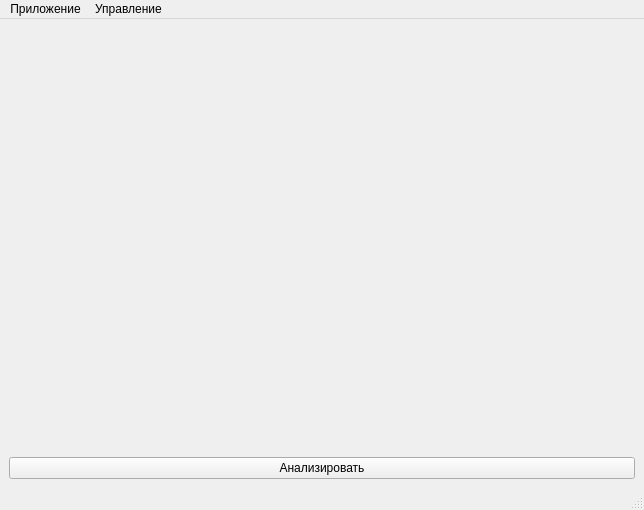
<?xml version="1.0" encoding="UTF-8"?>
<ui version="4.0">
 <class>MainWindow</class>
 <widget class="QMainWindow" name="MainWindow">
  <property name="geometry">
   <rect>
    <x>0</x>
    <y>0</y>
    <width>644</width>
    <height>510</height>
   </rect>
  </property>
  <property name="windowTitle">
   <string>Взаимодействие лекарственных препаратов</string>
  </property>
  <widget class="QWidget" name="centralwidget">
   <layout class="QGridLayout" name="gridLayout">
    <item row="0" column="0">
     <layout class="QVBoxLayout" name="verticalLayout_2">
      <item>
       <widget class="QWidget" name="widget" native="true"/>
      </item>
      <item>
       <layout class="QHBoxLayout" name="horizontalLayout">
        <item>
         <layout class="QVBoxLayout" name="verticalLayout">
          <item>
           <widget class="QPushButton" name="analysis_pb">
            <property name="text">
             <string>Анализировать</string>
            </property>
           </widget>
          </item>
         </layout>
        </item>
       </layout>
      </item>
     </layout>
    </item>
   </layout>
  </widget>
  <widget class="QMenuBar" name="menubar">
   <property name="geometry">
    <rect>
     <x>0</x>
     <y>0</y>
     <width>644</width>
     <height>22</height>
    </rect>
   </property>
   <widget class="QMenu" name="menuManage">
    <property name="title">
     <string>Управление</string>
    </property>
    <addaction name="actionRules"/>
    <addaction name="actionPreparations"/>
    <addaction name="actionProperties"/>
   </widget>
   <widget class="QMenu" name="menuApp">
    <property name="title">
     <string>Приложение</string>
    </property>
    <addaction name="actionInfo"/>
    <addaction name="actionLogout"/>
   </widget>
   <addaction name="menuApp"/>
   <addaction name="menuManage"/>
  </widget>
  <widget class="QStatusBar" name="statusbar"/>
  <action name="actionManage_users_2">
   <property name="text">
    <string>Manage users</string>
   </property>
  </action>
  <action name="actionManage_properties">
   <property name="text">
    <string>Manage properties</string>
   </property>
  </action>
  <action name="actionManage_rules">
   <property name="text">
    <string>Manage rules</string>
   </property>
  </action>
  <action name="actionInfo">
   <property name="text">
    <string>О приложении</string>
   </property>
  </action>
  <action name="actionLogout">
   <property name="text">
    <string>Выйти</string>
   </property>
  </action>
  <action name="actionManage_preparations">
   <property name="text">
    <string>Manage preparations</string>
   </property>
  </action>
  <action name="actionRules">
   <property name="text">
    <string>Правилами</string>
   </property>
  </action>
  <action name="actionPreparations">
   <property name="text">
    <string>Препаратами</string>
   </property>
  </action>
  <action name="actionProperties">
   <property name="text">
    <string>Свойствами</string>
   </property>
  </action>
 </widget>
 <resources/>
 <connections>
  <connection>
   <sender>actionInfo</sender>
   <signal>triggered()</signal>
   <receiver>MainWindow</receiver>
   <slot>info_message()</slot>
   <hints>
    <hint type="sourcelabel">
     <x>-1</x>
     <y>-1</y>
    </hint>
    <hint type="destinationlabel">
     <x>321</x>
     <y>254</y>
    </hint>
   </hints>
  </connection>
  <connection>
   <sender>actionLogout</sender>
   <signal>triggered()</signal>
   <receiver>MainWindow</receiver>
   <slot>logout()</slot>
   <hints>
    <hint type="sourcelabel">
     <x>-1</x>
     <y>-1</y>
    </hint>
    <hint type="destinationlabel">
     <x>321</x>
     <y>254</y>
    </hint>
   </hints>
  </connection>
  <connection>
   <sender>actionPreparations</sender>
   <signal>triggered()</signal>
   <receiver>MainWindow</receiver>
   <slot>manage_preparations()</slot>
   <hints>
    <hint type="sourcelabel">
     <x>-1</x>
     <y>-1</y>
    </hint>
    <hint type="destinationlabel">
     <x>321</x>
     <y>254</y>
    </hint>
   </hints>
  </connection>
  <connection>
   <sender>actionProperties</sender>
   <signal>triggered()</signal>
   <receiver>MainWindow</receiver>
   <slot>manage_properties()</slot>
   <hints>
    <hint type="sourcelabel">
     <x>-1</x>
     <y>-1</y>
    </hint>
    <hint type="destinationlabel">
     <x>321</x>
     <y>254</y>
    </hint>
   </hints>
  </connection>
  <connection>
   <sender>actionRules</sender>
   <signal>triggered()</signal>
   <receiver>MainWindow</receiver>
   <slot>manage_rules()</slot>
   <hints>
    <hint type="sourcelabel">
     <x>-1</x>
     <y>-1</y>
    </hint>
    <hint type="destinationlabel">
     <x>321</x>
     <y>254</y>
    </hint>
   </hints>
  </connection>
 </connections>
 <slots>
  <slot>manage_preparations()</slot>
  <slot>manage_properties()</slot>
  <slot>manage_rules()</slot>
  <slot>logout()</slot>
  <slot>info_message()</slot>
  <slot>manage_users()</slot>
 </slots>
</ui>
